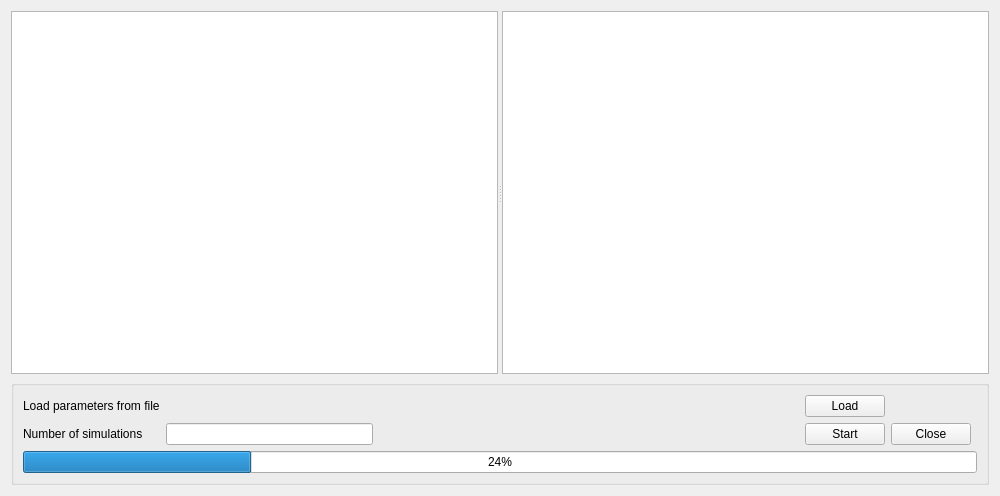
<?xml version="1.0" encoding="UTF-8"?>
<ui version="4.0">
 <class>Form</class>
 <widget class="QWidget" name="Form">
  <property name="windowModality">
   <enum>Qt::NonModal</enum>
  </property>
  <property name="geometry">
   <rect>
    <x>0</x>
    <y>0</y>
    <width>1000</width>
    <height>496</height>
   </rect>
  </property>
  <property name="sizePolicy">
   <sizepolicy hsizetype="Expanding" vsizetype="Expanding">
    <horstretch>0</horstretch>
    <verstretch>0</verstretch>
   </sizepolicy>
  </property>
  <property name="minimumSize">
   <size>
    <width>600</width>
    <height>400</height>
   </size>
  </property>
  <property name="maximumSize">
   <size>
    <width>16777215</width>
    <height>16777215</height>
   </size>
  </property>
  <property name="mouseTracking">
   <bool>true</bool>
  </property>
  <property name="focusPolicy">
   <enum>Qt::NoFocus</enum>
  </property>
  <property name="acceptDrops">
   <bool>false</bool>
  </property>
  <property name="windowTitle">
   <string>Analysis</string>
  </property>
  <layout class="QGridLayout" name="gridLayout_2">
   <item row="0" column="0">
    <layout class="QVBoxLayout" name="verticalLayout">
     <property name="sizeConstraint">
      <enum>QLayout::SetNoConstraint</enum>
     </property>
     <item>
      <widget class="QSplitter" name="splitter">
       <property name="orientation">
        <enum>Qt::Horizontal</enum>
       </property>
       <widget class="QTreeView" name="treeView">
        <property name="minimumSize">
         <size>
          <width>100</width>
          <height>200</height>
         </size>
        </property>
        <property name="autoFillBackground">
         <bool>false</bool>
        </property>
        <attribute name="headerShowSortIndicator" stdset="0">
         <bool>false</bool>
        </attribute>
       </widget>
       <widget class="QTableView" name="tableView">
        <property name="minimumSize">
         <size>
          <width>200</width>
          <height>0</height>
         </size>
        </property>
       </widget>
      </widget>
     </item>
     <item>
      <widget class="QGroupBox" name="groupBox">
       <property name="sizePolicy">
        <sizepolicy hsizetype="Preferred" vsizetype="Fixed">
         <horstretch>0</horstretch>
         <verstretch>0</verstretch>
        </sizepolicy>
       </property>
       <layout class="QGridLayout" name="gridLayout">
        <item row="2" column="0" colspan="7">
         <widget class="QProgressBar" name="progressBar">
          <property name="value">
           <number>24</number>
          </property>
         </widget>
        </item>
        <item row="1" column="1">
         <widget class="QLineEdit" name="number_of_simulations"/>
        </item>
        <item row="1" column="4">
         <widget class="QPushButton" name="startButton">
          <property name="text">
           <string>Start</string>
          </property>
         </widget>
        </item>
        <item row="1" column="0">
         <widget class="QLabel" name="label">
          <property name="text">
           <string>Number of simulations </string>
          </property>
         </widget>
        </item>
        <item row="0" column="4">
         <widget class="QPushButton" name="loadButton">
          <property name="text">
           <string>Load</string>
          </property>
         </widget>
        </item>
        <item row="1" column="5">
         <widget class="QPushButton" name="closeButton">
          <property name="text">
           <string>Close</string>
          </property>
         </widget>
        </item>
        <item row="1" column="2">
         <spacer name="horizontalSpacer">
          <property name="orientation">
           <enum>Qt::Horizontal</enum>
          </property>
          <property name="sizeHint" stdset="0">
           <size>
            <width>40</width>
            <height>20</height>
           </size>
          </property>
         </spacer>
        </item>
        <item row="0" column="0">
         <widget class="QLabel" name="label_2">
          <property name="text">
           <string>Load parameters from file</string>
          </property>
         </widget>
        </item>
        <item row="1" column="3">
         <spacer name="horizontalSpacer_2">
          <property name="orientation">
           <enum>Qt::Horizontal</enum>
          </property>
          <property name="sizeHint" stdset="0">
           <size>
            <width>40</width>
            <height>20</height>
           </size>
          </property>
         </spacer>
        </item>
       </layout>
      </widget>
     </item>
    </layout>
   </item>
  </layout>
 </widget>
 <resources/>
 <connections/>
</ui>
